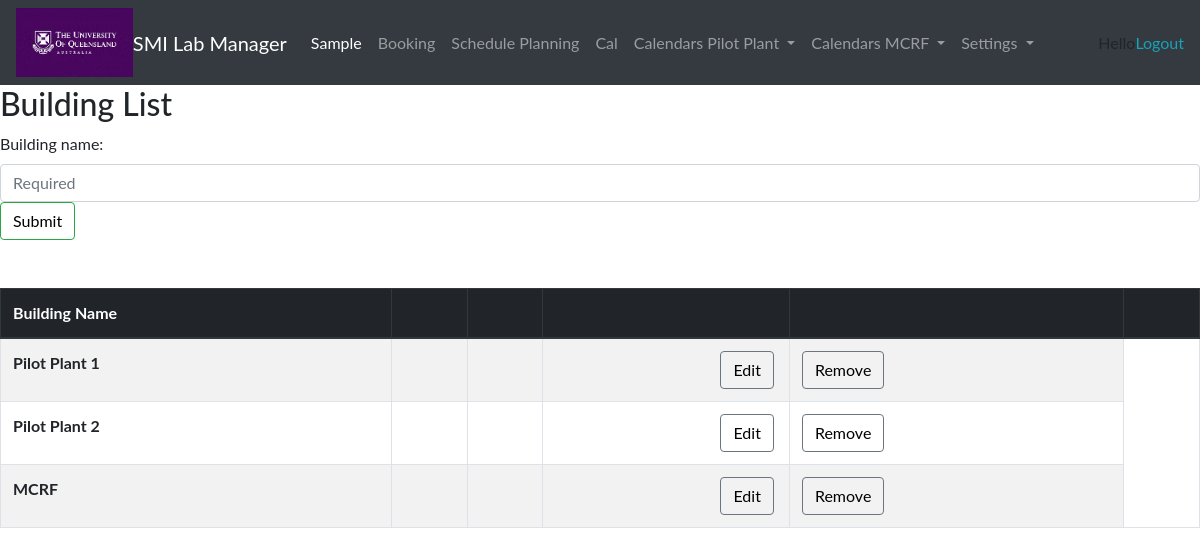
The app's page /building_list with its own data.
### main/models.py (models this page shows, shortened)
class Building(models.Model):
    building_name = models.CharField(max_length=100)

### main/views.py (the view)
# urls.py: path('building_list', views.building_list, name="building_list"),
def building_list(request):
    build_lists = Building.objects.all()
    if request.method == "POST":
        form = AddBuildingForm(request.POST)
        if form.is_valid():
            form.save()
            return HttpResponseRedirect('building_list')
    else:
        form = AddBuildingForm
    context = {
        'build_lists': build_lists,
        'form': form
    }
    return render(request, 'main/building_list.html', context)

### templates/main/building_list.html (shortened to what this page needs)
{% extends 'base.html' %}
{% load static %}
{% block content %}
<h2>Building List</h2>
<div class="form_add">
      <form action="" method="POST">
        {{ form }}
        <input id="form_submit" type="submit" value="Submit" class="btn btn-success">
    </form>
</div>
<br/>
<br/>
<table class="table table-bordered table-hover table-striped">
    <thead class="thead-dark">
    <tr>
        <th scope="col">Building Name</th>
        <th scope="col"></th>
        <th scope="col"></th>
        <th scope="col"></th>
        <th scope="col"></th>
        <th scope="col"></th>
    </tr>
    </thead>
    <tbody>
          {% if build_lists %}
            {% for building in build_lists %}
                <tr>
                    <th scope="row">{{building.building_name}}</th>
                    <td></td>
                    <td></td>
                    <td class="text-right">
                        <a href="{% url 'main_app:edit_building_list' building.id %}" class="btn btn-secondary">Edit</a>
                    </td>
                    <td>
                        <a href="{% url 'main_app:delete_building_list' building.id %}" class="btn btn-secondary m1-2">Remove</a>
                    </td>
                </tr>
            {% endfor %}
          {% endif %}
    </tbody>
</table>
{% endblock %}

### static/main/main.css (style rules this page uses)
body { font-family: "ptsans", "Lato", "Helvetica Neue", Helvetica, Arial, sans-serif; }
.btn { outline: none; color: black; background-color: transparent; box-shadow: 0 0 0 0; margin-right: 3px; }
a { color: #17a2b8; }

### records on screen
Building: building_name "Pilot Plant 1"
Building: building_name "Pilot Plant 2"
Building: building_name "MCRF"
